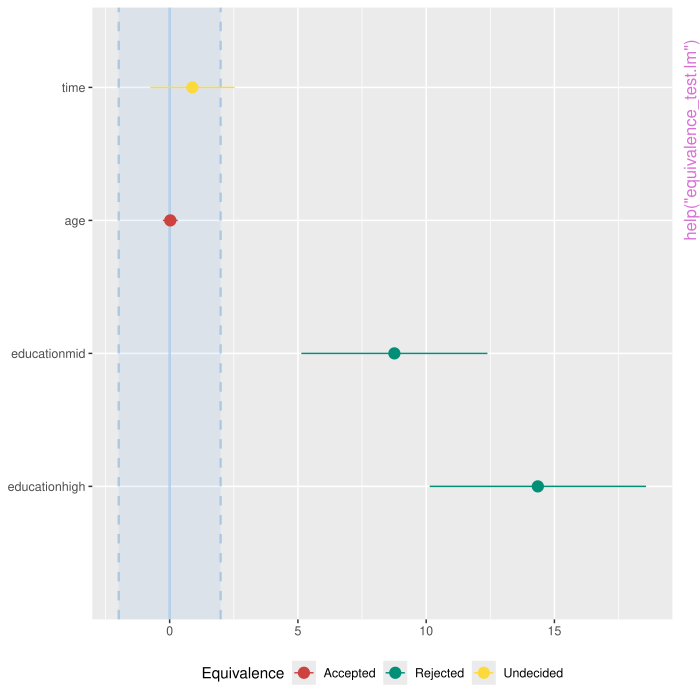

This figure's R source:
pkgname <- "parameters"
source(file.path(R.home("share"), "R", "examples-header.R"))
options(warn = 1)
library('parameters')

base::assign(".oldSearch", base::search(), pos = 'CheckExEnv')
base::assign(".old_wd", base::getwd(), pos = 'CheckExEnv')
cleanEx()
nameEx("bootstrap_model")
### * bootstrap_model

flush(stderr()); flush(stdout())

### Name: bootstrap_model
### Title: Model bootstrapping
### Aliases: bootstrap_model bootstrap_model.default

### ** Examples

## Don't show: 
if (require("boot", quietly = TRUE) && require("emmeans", quietly = TRUE)) withAutoprint({ # examplesIf
## End(Don't show)
## Don't show: 
}) # examplesIf
## End(Don't show)



cleanEx()
nameEx("bootstrap_parameters")
### * bootstrap_parameters

flush(stderr()); flush(stdout())

### Name: bootstrap_parameters
### Title: Parameters bootstrapping
### Aliases: bootstrap_parameters bootstrap_parameters.default

### ** Examples

## Don't show: 
if (require("boot", quietly = TRUE) && require("emmeans", quietly = TRUE)) withAutoprint({ # examplesIf
## End(Don't show)
## Don't show: 
}) # examplesIf
## End(Don't show)



cleanEx()
nameEx("ci.default")
### * ci.default

flush(stderr()); flush(stdout())

### Name: ci.default
### Title: Confidence Intervals (CI)
### Aliases: ci.default

### ** Examples

## Don't show: 
if (require("glmmTMB") && requireNamespace("sandwich")) withAutoprint({ # examplesIf
## End(Don't show)
data(qol_cancer)
model <- lm(QoL ~ time + age + education, data = qol_cancer)

# regular confidence intervals
ci(model)

# using heteroscedasticity-robust standard errors
ci(model, vcov = "HC3")

## Don't show: 
}) # examplesIf
## End(Don't show)



cleanEx()
nameEx("cluster_analysis")
### * cluster_analysis

flush(stderr()); flush(stdout())

### Name: cluster_analysis
### Title: Cluster Analysis
### Aliases: cluster_analysis

### ** Examples

set.seed(33)
# K-Means ====================================================
rez <- cluster_analysis(iris[1:4], n = 3, method = "kmeans")
rez # Show results
predict(rez) # Get clusters
summary(rez) # Extract the centers values (can use 'plot()' on that)
if (requireNamespace("MASS", quietly = TRUE)) {
  cluster_discrimination(rez) # Perform LDA
}

# Hierarchical k-means (more robust k-means)
if (require("factoextra", quietly = TRUE)) {
  rez <- cluster_analysis(iris[1:4], n = 3, method = "hkmeans")
  rez # Show results
  predict(rez) # Get clusters
}

# Hierarchical Clustering (hclust) ===========================
rez <- cluster_analysis(iris[1:4], n = 3, method = "hclust")
rez # Show results
predict(rez) # Get clusters

# K-Medoids (pam) ============================================
if (require("cluster", quietly = TRUE)) {
  rez <- cluster_analysis(iris[1:4], n = 3, method = "pam")
  rez # Show results
  predict(rez) # Get clusters
}

# PAM with automated number of clusters
if (require("fpc", quietly = TRUE)) {
  rez <- cluster_analysis(iris[1:4], method = "pamk")
  rez # Show results
  predict(rez) # Get clusters
}

# DBSCAN ====================================================
if (require("dbscan", quietly = TRUE)) {
  # Note that you can assimilate more outliers (cluster 0) to neighbouring
  # clusters by setting borderPoints = TRUE.
  rez <- cluster_analysis(iris[1:4], method = "dbscan", dbscan_eps = 1.45)
  rez # Show results
  predict(rez) # Get clusters
}

# Mixture ====================================================
if (require("mclust", quietly = TRUE)) {
  library(mclust) # Needs the package to be loaded
  rez <- cluster_analysis(iris[1:4], method = "mixture")
  rez # Show results
  predict(rez) # Get clusters
}



cleanEx()
nameEx("cluster_centers")
### * cluster_centers

flush(stderr()); flush(stdout())

### Name: cluster_centers
### Title: Find the cluster centers in your data
### Aliases: cluster_centers

### ** Examples

k <- kmeans(iris[1:4], 3)
cluster_centers(iris[1:4], clusters = k$cluster)
cluster_centers(iris[1:4], clusters = k$cluster, fun = median)



cleanEx()
nameEx("cluster_discrimination")
### * cluster_discrimination

flush(stderr()); flush(stdout())

### Name: cluster_discrimination
### Title: Compute a linear discriminant analysis on classified cluster
###   groups
### Aliases: cluster_discrimination

### ** Examples

## Don't show: 
if (requireNamespace("MASS", quietly = TRUE)) withAutoprint({ # examplesIf
## End(Don't show)
# Retrieve group classification from hierarchical cluster analysis
clustering <- cluster_analysis(iris[, 1:4], n = 3)

# Goodness of group classification
cluster_discrimination(clustering)
## Don't show: 
}) # examplesIf
## End(Don't show)



cleanEx()
nameEx("cluster_meta")
### * cluster_meta

flush(stderr()); flush(stdout())

### Name: cluster_meta
### Title: Metaclustering
### Aliases: cluster_meta

### ** Examples




cleanEx()
nameEx("cluster_performance")
### * cluster_performance

flush(stderr()); flush(stdout())

### Name: cluster_performance
### Title: Performance of clustering models
### Aliases: cluster_performance cluster_performance.hclust

### ** Examples

# kmeans
model <- kmeans(iris[1:4], 3)
cluster_performance(model)

# hclust
data <- iris[1:4]
model <- hclust(dist(data))
clusters <- cutree(model, 3)
cluster_performance(model, data, clusters)

# Retrieve performance from parameters
params <- model_parameters(kmeans(iris[1:4], 3))
cluster_performance(params)



cleanEx()
nameEx("compare_parameters")
### * compare_parameters

flush(stderr()); flush(stdout())

### Name: compare_parameters
### Title: Compare model parameters of multiple models
### Aliases: compare_parameters compare_models

### ** Examples

## Don't show: 
if (require("gt", quietly = TRUE)) withAutoprint({ # examplesIf
## End(Don't show)
data(iris)
lm1 <- lm(Sepal.Length ~ Species, data = iris)
lm2 <- lm(Sepal.Length ~ Species + Petal.Length, data = iris)
compare_parameters(lm1, lm2)

# custom style
compare_parameters(lm1, lm2, select = "{estimate}{stars} ({se})")


data(mtcars)
m1 <- lm(mpg ~ wt, data = mtcars)
m2 <- glm(vs ~ wt + cyl, data = mtcars, family = "binomial")
compare_parameters(m1, m2)
## Don't show: 
}) # examplesIf
## End(Don't show)



cleanEx()
nameEx("convert_efa_to_cfa")
### * convert_efa_to_cfa

flush(stderr()); flush(stdout())

### Name: convert_efa_to_cfa
### Title: Conversion between EFA results and CFA structure
### Aliases: convert_efa_to_cfa convert_efa_to_cfa.fa efa_to_cfa

### ** Examples

## Don't show: 
if (require("psych") && require("lavaan")) withAutoprint({ # examplesIf
## End(Don't show)
## Don't show: 
}) # examplesIf
## End(Don't show)



cleanEx()
nameEx("degrees_of_freedom")
### * degrees_of_freedom

flush(stderr()); flush(stdout())

### Name: degrees_of_freedom
### Title: Degrees of Freedom (DoF)
### Aliases: degrees_of_freedom dof

### ** Examples

## Don't show: 
if (require("lme4", quietly = TRUE)) withAutoprint({ # examplesIf
## End(Don't show)
model <- lm(Sepal.Length ~ Petal.Length * Species, data = iris)
dof(model)

model <- glm(vs ~ mpg * cyl, data = mtcars, family = "binomial")
dof(model)
## Don't show: 
}) # examplesIf
## End(Don't show)



cleanEx()
nameEx("display.parameters_model")
### * display.parameters_model

flush(stderr()); flush(stdout())

### Name: display.parameters_model
### Title: Print tables in different output formats
### Aliases: display.parameters_model

### ** Examples

## Don't show: 
if (require("gt", quietly = TRUE)) withAutoprint({ # examplesIf
## End(Don't show)
model <- lm(mpg ~ wt + cyl, data = mtcars)
mp <- model_parameters(model)
display(mp)

## Don't show: 
}) # examplesIf
## End(Don't show)
## Don't show: 
if (all(insight::check_if_installed(c("glmmTMB", "lme4", "tinytable"), quietly = TRUE))) withAutoprint({ # examplesIf
## End(Don't show)
## Don't show: 
}) # examplesIf
## End(Don't show)



cleanEx()
nameEx("dominance_analysis")
### * dominance_analysis

flush(stderr()); flush(stdout())

### Name: dominance_analysis
### Title: Dominance Analysis
### Aliases: dominance_analysis

### ** Examples

## Don't show: 
if (require("domir") && require("performance")) withAutoprint({ # examplesIf
## End(Don't show)
data(mtcars)

# Dominance Analysis with Logit Regression
model <- glm(vs ~ cyl + carb + mpg, data = mtcars, family = binomial())

performance::r2(model)
dominance_analysis(model)

# Dominance Analysis with Weighted Logit Regression
model_wt <- glm(vs ~ cyl + carb + mpg,
  data = mtcars,
  weights = wt, family = quasibinomial()
)

dominance_analysis(model_wt, quote_args = "weights")
## Don't show: 
}) # examplesIf
## End(Don't show)



cleanEx()
nameEx("equivalence_test.lm")
### * equivalence_test.lm

flush(stderr()); flush(stdout())

### Name: equivalence_test.lm
### Title: Equivalence test
### Aliases: equivalence_test.lm

### ** Examples

## Don't show: 
if (requireNamespace("sandwich")) withAutoprint({ # examplesIf
## End(Don't show)
data(qol_cancer)
model <- lm(QoL ~ time + age + education, data = qol_cancer)

# default rule
equivalence_test(model)

# using heteroscedasticity-robust standard errors
equivalence_test(model, vcov = "HC3")

# conditional equivalence test
equivalence_test(model, rule = "cet")

# plot method
if (require("see", quietly = TRUE)) {
  result <- equivalence_test(model)
  plot(result)
}
## Don't show: 
}) # examplesIf
## End(Don't show)



cleanEx()
nameEx("factor_scores")
### * factor_scores

flush(stderr()); flush(stdout())

### Name: factor_scores
### Title: Extract factor scores from Factor Analysis (EFA) or Omega
### Aliases: factor_scores

### ** Examples

## Don't show: 
if (insight::check_if_installed("psych", quietly = TRUE)) withAutoprint({ # examplesIf
## End(Don't show)
data(mtcars)
out <- factor_analysis(mtcars[, 1:7], n = 2)
head(factor_scores(out))
## Don't show: 
}) # examplesIf
## End(Don't show)



cleanEx()
nameEx("format_df_adjust")
### * format_df_adjust

flush(stderr()); flush(stdout())

### Name: format_df_adjust
### Title: Format the name of the degrees-of-freedom adjustment methods
### Aliases: format_df_adjust

### ** Examples

library(parameters)

format_df_adjust("kenward")
format_df_adjust("kenward", approx_string = "", dof_string = " DoF")



cleanEx()
nameEx("format_order")
### * format_order

flush(stderr()); flush(stdout())

### Name: format_order
### Title: Order (first, second, ...) formatting
### Aliases: format_order

### ** Examples

format_order(2)
format_order(8)
format_order(25, textual = FALSE)



cleanEx()
nameEx("format_p_adjust")
### * format_p_adjust

flush(stderr()); flush(stdout())

### Name: format_p_adjust
### Title: Format the name of the p-value adjustment methods
### Aliases: format_p_adjust

### ** Examples

library(parameters)

format_p_adjust("holm")
format_p_adjust("bonferroni")



cleanEx()
nameEx("format_parameters")
### * format_parameters

flush(stderr()); flush(stdout())

### Name: format_parameters
### Title: Parameter names formatting
### Aliases: format_parameters format_parameters.default

### ** Examples

model <- lm(Sepal.Length ~ Species * Sepal.Width, data = iris)
format_parameters(model)

model <- lm(Sepal.Length ~ Petal.Length + (Species / Sepal.Width), data = iris)
format_parameters(model)

model <- lm(Sepal.Length ~ Species + poly(Sepal.Width, 2), data = iris)
format_parameters(model)

model <- lm(Sepal.Length ~ Species + poly(Sepal.Width, 2, raw = TRUE), data = iris)
format_parameters(model)



cleanEx()
nameEx("get_scores")
### * get_scores

flush(stderr()); flush(stdout())

### Name: get_scores
### Title: Get Scores from Principal Component or Factor Analysis (PCA/FA)
### Aliases: get_scores

### ** Examples

## Don't show: 
if (insight::check_if_installed("psych", quietly = TRUE)) withAutoprint({ # examplesIf
## End(Don't show)
pca <- principal_components(mtcars[, 1:7], n = 2, rotation = "varimax")

# PCA extracted two components
pca

# assignment of items to each component
closest_component(pca)

# now we want to have sum scores for each component
get_scores(pca)

# compare to manually computed sum score for 2nd component, which
# consists of items "hp" and "qsec"
(mtcars$hp + mtcars$qsec) / 2
## Don't show: 
}) # examplesIf
## End(Don't show)



cleanEx()
nameEx("model_parameters.BFBayesFactor")
### * model_parameters.BFBayesFactor

flush(stderr()); flush(stdout())

### Name: model_parameters.BFBayesFactor
### Title: Parameters from BayesFactor objects
### Aliases: model_parameters.BFBayesFactor

### ** Examples

## Don't show: 
if (require("BayesFactor")) withAutoprint({ # examplesIf
## End(Don't show)
## Don't show: 
}) # examplesIf
## End(Don't show)



cleanEx()
nameEx("model_parameters.aov")
### * model_parameters.aov

flush(stderr()); flush(stdout())

### Name: model_parameters.aov
### Title: Parameters from ANOVAs
### Aliases: model_parameters.aov

### ** Examples

## Don't show: 
if (requireNamespace("effectsize", quietly = TRUE)) withAutoprint({ # examplesIf
## End(Don't show)
df <- iris
df$Sepal.Big <- ifelse(df$Sepal.Width >= 3, "Yes", "No")

model <- aov(Sepal.Length ~ Sepal.Big, data = df)
model_parameters(model)

model_parameters(model, es_type = c("omega", "eta"), ci = 0.9)

model <- anova(lm(Sepal.Length ~ Sepal.Big, data = df))
model_parameters(model)
model_parameters(
  model,
  es_type = c("omega", "eta", "epsilon"),
  alternative = "greater"
)

model <- aov(Sepal.Length ~ Sepal.Big + Error(Species), data = df)
model_parameters(model)
## Don't show: 
}) # examplesIf
## End(Don't show)
## Don't show: 
if (requireNamespace("lme4", quietly = TRUE) && requireNamespace("effectsize", quietly = TRUE)) withAutoprint({ # examplesIf
## End(Don't show)
## Don't show: 
}) # examplesIf
## End(Don't show)



cleanEx()
nameEx("model_parameters.befa")
### * model_parameters.befa

flush(stderr()); flush(stdout())

### Name: model_parameters.befa
### Title: Parameters from Bayesian Exploratory Factor Analysis
### Aliases: model_parameters.befa

### ** Examples

library(parameters)



cleanEx()
nameEx("model_parameters.brmsfit")
### * model_parameters.brmsfit

flush(stderr()); flush(stdout())

### Name: model_parameters.data.frame
### Title: Parameters from Bayesian Models
### Aliases: model_parameters.data.frame model_parameters.brmsfit

### ** Examples

## Don't show: 
if (require("rstanarm")) withAutoprint({ # examplesIf
## End(Don't show)
## Don't show: 
}) # examplesIf
## End(Don't show)



cleanEx()
nameEx("model_parameters.cgam")
### * model_parameters.cgam

flush(stderr()); flush(stdout())

### Name: model_parameters.cgam
### Title: Parameters from Generalized Additive (Mixed) Models
### Aliases: model_parameters.cgam

### ** Examples

library(parameters)
if (require("mgcv")) {
  dat <- gamSim(1, n = 400, dist = "normal", scale = 2)
  model <- gam(y ~ s(x0) + s(x1) + s(x2) + s(x3), data = dat)
  model_parameters(model)
}



cleanEx()
nameEx("model_parameters.compare.loo")
### * model_parameters.compare.loo

flush(stderr()); flush(stdout())

### Name: model_parameters.compare.loo
### Title: Bayesian Model Comparison
### Aliases: model_parameters.compare.loo

### ** Examples

## Don't show: 
if (all(insight::check_if_installed(c("brms", "RcppEigen", "BH"), quietly = TRUE))) withAutoprint({ # examplesIf
## End(Don't show)
## Don't show: 
}) # examplesIf
## End(Don't show)



cleanEx()
nameEx("model_parameters.default")
### * model_parameters.default

flush(stderr()); flush(stdout())

### Name: model_parameters.default
### Title: Parameters from (General) Linear Models
### Aliases: model_parameters.default

### ** Examples

## Don't show: 
if (require("boot", quietly = TRUE) && require("sandwich") && require("clubSandwich") && require("brglm2")) withAutoprint({ # examplesIf
## End(Don't show)
library(parameters)
model <- lm(mpg ~ wt + cyl, data = mtcars)

model_parameters(model)

# bootstrapped parameters
model_parameters(model, bootstrap = TRUE)

# standardized parameters
model_parameters(model, standardize = "refit")

# robust, heteroskedasticity-consistent standard errors
model_parameters(model, vcov = "HC3")

model_parameters(model,
  vcov = "vcovCL",
  vcov_args = list(cluster = mtcars$cyl)
)

# different p-value style in output
model_parameters(model, p_digits = 5)
model_parameters(model, digits = 3, ci_digits = 4, p_digits = "scientific")

# report S-value or probability of direction for parameters
model_parameters(model, s_value = TRUE)
model_parameters(model, pd = TRUE)

## Don't show: 
}) # examplesIf
## End(Don't show)



cleanEx()
nameEx("model_parameters.glht")
### * model_parameters.glht

flush(stderr()); flush(stdout())

### Name: model_parameters.glht
### Title: Parameters from Hypothesis Testing
### Aliases: model_parameters.glht

### ** Examples




cleanEx()
nameEx("model_parameters.glimML")
### * model_parameters.glimML

flush(stderr()); flush(stdout())

### Name: model_parameters.glimML
### Title: Parameters from special models
### Aliases: model_parameters.glimML

### ** Examples

library(parameters)
if (require("brglm2", quietly = TRUE)) {
  data("stemcell")
  model <- bracl(
    research ~ as.numeric(religion) + gender,
    weights = frequency,
    data = stemcell,
    type = "ML"
  )
  model_parameters(model)
}



cleanEx()
nameEx("model_parameters.glmmTMB")
### * model_parameters.glmmTMB

flush(stderr()); flush(stdout())

### Name: model_parameters.glmmTMB
### Title: Parameters from Mixed Models
### Aliases: model_parameters.glmmTMB

### ** Examples

## Don't show: 
if (require("lme4") && require("glmmTMB")) withAutoprint({ # examplesIf
## End(Don't show)
library(parameters)
data(mtcars)
model <- lme4::lmer(mpg ~ wt + (1 | gear), data = mtcars)
model_parameters(model)

## Don't show: 
}) # examplesIf
## End(Don't show)



cleanEx()
nameEx("model_parameters.hclust")
### * model_parameters.hclust

flush(stderr()); flush(stdout())

### Name: model_parameters.hclust
### Title: Parameters from Cluster Models (k-means, ...)
### Aliases: model_parameters.hclust

### ** Examples

## Don't show: 
if (all(insight::check_if_installed(c("dbscan", "cluster", "fpc"), quietly = TRUE))) withAutoprint({ # examplesIf
## End(Don't show)
## Don't show: 
}) # examplesIf
## End(Don't show)



cleanEx()
nameEx("model_parameters.htest")
### * model_parameters.htest

flush(stderr()); flush(stdout())

### Name: model_parameters.htest
### Title: Parameters from hypothesis tests
### Aliases: model_parameters.htest model_parameters.coeftest

### ** Examples


model <- cor.test(mtcars$mpg, mtcars$cyl, method = "pearson")
model_parameters(model)

model <- t.test(iris$Sepal.Width, iris$Sepal.Length)
model_parameters(model, es_type = "hedges_g")

model <- t.test(mtcars$mpg ~ mtcars$vs)
model_parameters(model, es_type = "hedges_g")

model <- t.test(iris$Sepal.Width, mu = 1)
model_parameters(model, es_type = "cohens_d")

data(airquality)
airquality$Month <- factor(airquality$Month, labels = month.abb[5:9])
model <- pairwise.t.test(airquality$Ozone, airquality$Month)
model_parameters(model)

smokers <- c(83, 90, 129, 70)
patients <- c(86, 93, 136, 82)
model <- suppressWarnings(pairwise.prop.test(smokers, patients))
model_parameters(model)

model <- suppressWarnings(chisq.test(table(mtcars$am, mtcars$cyl)))
model_parameters(model, es_type = "cramers_v")




cleanEx()
nameEx("model_parameters.mira")
### * model_parameters.mira

flush(stderr()); flush(stdout())

### Name: model_parameters.mira
### Title: Parameters from multiply imputed repeated analyses
### Aliases: model_parameters.mira

### ** Examples

## Don't show: 
if (require("mice", quietly = TRUE) && require("gee", quietly = TRUE)) withAutoprint({ # examplesIf
## End(Don't show)
library(parameters)
data(nhanes2, package = "mice")
imp <- mice::mice(nhanes2)
fit <- with(data = imp, exp = lm(bmi ~ age + hyp + chl))
model_parameters(fit)

# and it works with pooled results
data("nhanes2", package = "mice")
imp <- mice::mice(nhanes2)
fit <- with(data = imp, exp = lm(bmi ~ age + hyp + chl))
pooled <- mice::pool(fit)

model_parameters(pooled)
## Don't show: 
}) # examplesIf
## End(Don't show)



cleanEx()
nameEx("model_parameters.mlm")
### * model_parameters.mlm

flush(stderr()); flush(stdout())

### Name: model_parameters.mlm
### Title: Parameters from multinomial or cumulative link models
### Aliases: model_parameters.mlm

### ** Examples

## Don't show: 
if (require("brglm2", quietly = TRUE)) withAutoprint({ # examplesIf
## End(Don't show)
data("stemcell", package = "brglm2")
model <- brglm2::bracl(
  research ~ as.numeric(religion) + gender,
  weights = frequency,
  data = stemcell,
  type = "ML"
)
model_parameters(model)
## Don't show: 
}) # examplesIf
## End(Don't show)



cleanEx()
nameEx("model_parameters.principal")
### * model_parameters.principal

flush(stderr()); flush(stdout())

### Name: model_parameters.lavaan
### Title: Parameters from PCA, FA, CFA, SEM
### Aliases: model_parameters.lavaan model_parameters.principal

### ** Examples

## Don't show: 
if (all(insight::check_if_installed(c("psych", "lavaan"), quietly = TRUE))) withAutoprint({ # examplesIf
## End(Don't show)
library(parameters)


# lavaan -------------------------------------
# Confirmatory Factor Analysis (CFA) ---------

data(HolzingerSwineford1939, package = "lavaan")
structure <- " visual  =~ x1 + x2 + x3
               textual =~ x4 + x5 + x6
               speed   =~ x7 + x8 + x9 "
model <- lavaan::cfa(structure, data = HolzingerSwineford1939)
model_parameters(model)
model_parameters(model, standardize = TRUE)

# filter parameters
model_parameters(
  model,
  parameters = list(
    To = "^(?!visual)",
    From = "^(?!(x7|x8))"
  )
)

# Structural Equation Model (SEM) ------------

data(PoliticalDemocracy, package = "lavaan")
structure <- "
  # latent variable definitions
    ind60 =~ x1 + x2 + x3
    dem60 =~ y1 + a*y2 + b*y3 + c*y4
    dem65 =~ y5 + a*y6 + b*y7 + c*y8
  # regressions
    dem60 ~ ind60
    dem65 ~ ind60 + dem60
  # residual correlations
    y1 ~~ y5
    y2 ~~ y4 + y6
    y3 ~~ y7
    y4 ~~ y8
    y6 ~~ y8
"
model <- lavaan::sem(structure, data = PoliticalDemocracy)
model_parameters(model)
model_parameters(model, standardize = TRUE)
## Don't show: 
}) # examplesIf
## End(Don't show)



cleanEx()
nameEx("model_parameters.rma")
### * model_parameters.rma

flush(stderr()); flush(stdout())

### Name: model_parameters.rma
### Title: Parameters from Meta-Analysis
### Aliases: model_parameters.rma

### ** Examples

library(parameters)
mydat <<- data.frame(
  effectsize = c(-0.393, 0.675, 0.282, -1.398),
  stderr = c(0.317, 0.317, 0.13, 0.36)
)
if (require("metafor", quietly = TRUE)) {
  model <- rma(yi = effectsize, sei = stderr, method = "REML", data = mydat)
  model_parameters(model)
}




cleanEx()
nameEx("model_parameters.t1way")
### * model_parameters.t1way

flush(stderr()); flush(stdout())

### Name: model_parameters.t1way
### Title: Parameters from robust statistical objects in 'WRS2'
### Aliases: model_parameters.t1way

### ** Examples

if (require("WRS2") && packageVersion("WRS2") >= "1.1.3") {
  model <- t1way(libido ~ dose, data = viagra)
  model_parameters(model)
}



cleanEx()
nameEx("model_parameters.zcpglm")
### * model_parameters.zcpglm

flush(stderr()); flush(stdout())

### Name: model_parameters.zcpglm
### Title: Parameters from Zero-Inflated Models
### Aliases: model_parameters.zcpglm

### ** Examples

## Don't show: 
if (require("pscl")) withAutoprint({ # examplesIf
## End(Don't show)
data("bioChemists", package = "pscl")
model <- pscl::zeroinfl(
  art ~ fem + mar + kid5 + ment | kid5 + phd,
  data = bioChemists
)
model_parameters(model)
## Don't show: 
}) # examplesIf
## End(Don't show)



cleanEx()
nameEx("n_clusters")
### * n_clusters

flush(stderr()); flush(stdout())

### Name: n_clusters
### Title: Find number of clusters in your data
### Aliases: n_clusters n_clusters_elbow n_clusters_gap
###   n_clusters_silhouette n_clusters_dbscan n_clusters_hclust

### ** Examples

## Don't show: 
if (require("see", quietly = TRUE) && require("factoextra", quietly = TRUE)) withAutoprint({ # examplesIf
## End(Don't show)
## Don't show: 
}) # examplesIf
## End(Don't show)



cleanEx()
nameEx("n_factors")
### * n_factors

flush(stderr()); flush(stdout())

### Name: n_factors
### Title: Number of components/factors to retain in PCA/FA
### Aliases: n_factors n_components

### ** Examples

## Don't show: 
if (require("PCDimension", quietly = TRUE) && require("nFactors", quietly = TRUE) && require("EGAnet", quietly = TRUE) && require("psych", quietly = TRUE)) withAutoprint({ # examplesIf
## End(Don't show)
library(parameters)
n_factors(mtcars, type = "PCA")

result <- n_factors(mtcars[1:5], type = "FA")
as.data.frame(result)
summary(result)
## Don't show: 
}) # examplesIf
## End(Don't show)



cleanEx()
nameEx("p_calibrate")
### * p_calibrate

flush(stderr()); flush(stdout())

### Name: p_calibrate
### Title: Calculate calibrated p-values.
### Aliases: p_calibrate p_calibrate.default

### ** Examples

model <- lm(mpg ~ wt + as.factor(gear) + am, data = mtcars)
p_calibrate(model, verbose = FALSE)



cleanEx()
nameEx("p_direction.lm")
### * p_direction.lm

flush(stderr()); flush(stdout())

### Name: p_direction.lm
### Title: Probability of Direction (pd)
### Aliases: p_direction.lm

### ** Examples

## Don't show: 
if (requireNamespace("bayestestR") && require("see", quietly = TRUE) && requireNamespace("sandwich")) withAutoprint({ # examplesIf
## End(Don't show)
data(qol_cancer)
model <- lm(QoL ~ time + age + education, data = qol_cancer)
p_direction(model)

# based on heteroscedasticity-robust standard errors
p_direction(model, vcov = "HC3")

result <- p_direction(model)
plot(result)
## Don't show: 
}) # examplesIf
## End(Don't show)



cleanEx()
nameEx("p_function")
### * p_function

flush(stderr()); flush(stdout())

### Name: p_function
### Title: p-value or consonance function
### Aliases: p_function consonance_function confidence_curve
###   format.parameters_p_function print.parameters_p_function
###   print_html.parameters_p_function

### ** Examples

## Don't show: 
if (requireNamespace("see")) withAutoprint({ # examplesIf
## End(Don't show)
model <- lm(Sepal.Length ~ Species, data = iris)
p_function(model)

model <- lm(mpg ~ wt + as.factor(gear) + am, data = mtcars)
result <- p_function(model)

# single panels
plot(result, n_columns = 2)

# integrated plot, the default
plot(result)
## Don't show: 
}) # examplesIf
## End(Don't show)



cleanEx()
nameEx("p_significance.lm")
### * p_significance.lm

flush(stderr()); flush(stdout())

### Name: p_significance.lm
### Title: Practical Significance (ps)
### Aliases: p_significance.lm

### ** Examples

## Don't show: 
if (requireNamespace("bayestestR") && packageVersion("bayestestR") > "0.14.0" && requireNamespace("sandwich")) withAutoprint({ # examplesIf
## End(Don't show)
data(qol_cancer)
model <- lm(QoL ~ time + age + education, data = qol_cancer)

p_significance(model)
p_significance(model, threshold = c(-0.5, 1.5))

# based on heteroscedasticity-robust standard errors
p_significance(model, vcov = "HC3")

if (require("see", quietly = TRUE)) {
  result <- p_significance(model)
  plot(result)
}
## Don't show: 
}) # examplesIf
## End(Don't show)



cleanEx()
nameEx("p_value")
### * p_value

flush(stderr()); flush(stdout())

### Name: p_value
### Title: p-values
### Aliases: p_value p_value.default p_value.emmGrid

### ** Examples

## Don't show: 
if (require("pscl", quietly = TRUE)) withAutoprint({ # examplesIf
## End(Don't show)
data(iris)
model <- lm(Petal.Length ~ Sepal.Length + Species, data = iris)
p_value(model)

data("bioChemists", package = "pscl")
model <- pscl::zeroinfl(
  art ~ fem + mar + kid5 | kid5 + phd,
  data = bioChemists
)
p_value(model)
p_value(model, component = "zi")
## Don't show: 
}) # examplesIf
## End(Don't show)



cleanEx()
nameEx("p_value_betwithin")
### * p_value_betwithin

flush(stderr()); flush(stdout())

### Name: ci_betwithin
### Title: Between-within approximation for SEs, CIs and p-values
### Aliases: ci_betwithin dof_betwithin p_value_betwithin

### ** Examples




cleanEx()
nameEx("p_value_kenward")
### * p_value_kenward

flush(stderr()); flush(stdout())

### Name: ci_kenward
### Title: Kenward-Roger approximation for SEs, CIs and p-values
### Aliases: ci_kenward dof_kenward p_value_kenward se_kenward

### ** Examples




cleanEx()
nameEx("p_value_ml1")
### * p_value_ml1

flush(stderr()); flush(stdout())

### Name: ci_ml1
### Title: "m-l-1" approximation for SEs, CIs and p-values
### Aliases: ci_ml1 dof_ml1 p_value_ml1

### ** Examples




cleanEx()
nameEx("p_value_satterthwaite")
### * p_value_satterthwaite

flush(stderr()); flush(stdout())

### Name: ci_satterthwaite
### Title: Satterthwaite approximation for SEs, CIs and p-values
### Aliases: ci_satterthwaite dof_satterthwaite p_value_satterthwaite
###   se_satterthwaite

### ** Examples




cleanEx()
nameEx("parameters_type")
### * parameters_type

flush(stderr()); flush(stdout())

### Name: parameters_type
### Title: Type of model parameters
### Aliases: parameters_type

### ** Examples

library(parameters)

model <- lm(Sepal.Length ~ Petal.Length + Species, data = iris)
parameters_type(model)

model <- lm(Sepal.Length ~ Species + poly(Sepal.Width, 2), data = iris)
parameters_type(model)

model <- lm(Sepal.Length ~ Species + poly(Sepal.Width, 2, raw = TRUE), data = iris)
parameters_type(model)

# Interactions
model <- lm(Sepal.Length ~ Sepal.Width * Species, data = iris)
parameters_type(model)

model <- lm(Sepal.Length ~ Sepal.Width * Species * Petal.Length, data = iris)
parameters_type(model)

model <- lm(Sepal.Length ~ Species * Sepal.Width, data = iris)
parameters_type(model)

model <- lm(Sepal.Length ~ Species / Sepal.Width, data = iris)
parameters_type(model)


# Complex interactions
data <- iris
data$fac2 <- ifelse(data$Sepal.Width > mean(data$Sepal.Width), "A", "B")
model <- lm(Sepal.Length ~ Species / fac2 / Petal.Length, data = data)
parameters_type(model)

model <- lm(Sepal.Length ~ Species / fac2 * Petal.Length, data = data)
parameters_type(model)



cleanEx()
nameEx("pool_parameters")
### * pool_parameters

flush(stderr()); flush(stdout())

### Name: pool_parameters
### Title: Pool Model Parameters
### Aliases: pool_parameters

### ** Examples

## Don't show: 
if (require("mice") && require("datawizard")) withAutoprint({ # examplesIf
## End(Don't show)
# example for multiple imputed datasets
data("nhanes2", package = "mice")
imp <- mice::mice(nhanes2, printFlag = FALSE)
models <- lapply(1:5, function(i) {
  lm(bmi ~ age + hyp + chl, data = mice::complete(imp, action = i))
})
pool_parameters(models)

# should be identical to:
m <- with(data = imp, exp = lm(bmi ~ age + hyp + chl))
summary(mice::pool(m))

# For glm, mice used residual df, while `pool_parameters()` uses `Inf`
nhanes2$hyp <- datawizard::slide(as.numeric(nhanes2$hyp))
imp <- mice::mice(nhanes2, printFlag = FALSE)
models <- lapply(1:5, function(i) {
  glm(hyp ~ age + chl, family = binomial, data = mice::complete(imp, action = i))
})
m <- with(data = imp, exp = glm(hyp ~ age + chl, family = binomial))
# residual df
summary(mice::pool(m))$df
# df = Inf
pool_parameters(models)$df_error
# use residual df instead
pool_parameters(models, ci_method = "residual")$df_error
## Don't show: 
}) # examplesIf
## End(Don't show)



cleanEx()
nameEx("principal_components")
### * principal_components

flush(stderr()); flush(stdout())

### Name: factor_analysis
### Title: Principal Component Analysis (PCA) and Factor Analysis (FA)
### Aliases: factor_analysis factor_analysis.data.frame
###   factor_analysis.matrix principal_components rotated_data
###   principal_components.data.frame print_html.parameters_efa
###   predict.parameters_efa print.parameters_efa sort.parameters_efa
###   closest_component

### ** Examples

## Don't show: 
if (require("nFactors", quietly = TRUE) && require("sparsepca", quietly = TRUE) && require("psych", quietly = TRUE)) withAutoprint({ # examplesIf
## End(Don't show)
library(parameters)


# Factor Analysis (FA) ------------------------

factor_analysis(mtcars[, 1:7], n = "all", threshold = 0.2, rotation = "Promax")
factor_analysis(mtcars[, 1:7], n = 2, threshold = "max", sort = TRUE)
factor_analysis(mtcars[, 1:7], n = 2, rotation = "none", threshold = 2, sort = TRUE)

efa <- factor_analysis(mtcars[, 1:5], n = 2)
summary(efa)
predict(efa, verbose = FALSE)

## Don't show: 
}) # examplesIf
## End(Don't show)



cleanEx()
nameEx("print.compare_parameters")
### * print.compare_parameters

flush(stderr()); flush(stdout())

### Name: format.compare_parameters
### Title: Print comparisons of model parameters
### Aliases: format.compare_parameters print.compare_parameters
###   print_html.compare_parameters print_md.compare_parameters

### ** Examples

## Don't show: 
if (require("gt", quietly = TRUE)) withAutoprint({ # examplesIf
## End(Don't show)
## Don't show: 
}) # examplesIf
## End(Don't show)



cleanEx()
nameEx("print.parameters_model")
### * print.parameters_model

flush(stderr()); flush(stdout())

### Name: format.parameters_model
### Title: Print model parameters
### Aliases: format.parameters_model print.parameters_model
###   summary.parameters_model print_html.parameters_model
###   print_md.parameters_model

### ** Examples

## Don't show: 
if (require("gt", quietly = TRUE) && require("glmmTMB", quietly = TRUE)) withAutoprint({ # examplesIf
## End(Don't show)


# custom column layouts ------

data(iris)
lm1 <- lm(Sepal.Length ~ Species, data = iris)
lm2 <- lm(Sepal.Length ~ Species + Petal.Length, data = iris)

# custom style
result <- compare_parameters(lm1, lm2, select = "{estimate}{stars} ({se})")
print(result)

## Don't show: 
}) # examplesIf
## End(Don't show)



cleanEx()
nameEx("random_parameters")
### * random_parameters

flush(stderr()); flush(stdout())

### Name: random_parameters
### Title: Summary information from random effects
### Aliases: random_parameters

### ** Examples

if (require("lme4")) {
  data(sleepstudy)
  model <- lmer(Reaction ~ Days + (1 + Days | Subject), data = sleepstudy)
  random_parameters(model)
}



cleanEx()
nameEx("reduce_parameters")
### * reduce_parameters

flush(stderr()); flush(stdout())

### Name: reduce_parameters
### Title: Dimensionality reduction (DR) / Features Reduction
### Aliases: reduce_parameters reduce_data

### ** Examples

data(iris)
model <- lm(Sepal.Width ~ Species * Sepal.Length + Petal.Width, data = iris)
model
reduce_parameters(model)

out <- reduce_data(iris, method = "PCA", n = "max")
head(out)



cleanEx()
nameEx("reshape_loadings")
### * reshape_loadings

flush(stderr()); flush(stdout())

### Name: reshape_loadings
### Title: Reshape loadings between wide/long formats
### Aliases: reshape_loadings reshape_loadings.parameters_efa
###   reshape_loadings.data.frame

### ** Examples

if (require("psych")) {
  pca <- model_parameters(psych::fa(attitude, nfactors = 3))
  loadings <- reshape_loadings(pca)

  loadings
  reshape_loadings(loadings)
}



cleanEx()
nameEx("select_parameters")
### * select_parameters

flush(stderr()); flush(stdout())

### Name: select_parameters
### Title: Automated selection of model parameters
### Aliases: select_parameters select_parameters.lm
###   select_parameters.merMod

### ** Examples

## Don't show: 
if (requireNamespace("lme4")) withAutoprint({ # examplesIf
## End(Don't show)
model <- lm(mpg ~ ., data = mtcars)
select_parameters(model)

model <- lm(mpg ~ cyl * disp * hp * wt, data = mtcars)
select_parameters(model)
## Don't show: 
}) # examplesIf
## End(Don't show)



cleanEx()
nameEx("simulate_model")
### * simulate_model

flush(stderr()); flush(stdout())

### Name: simulate_model
### Title: Simulated draws from model coefficients
### Aliases: simulate_model simulate_model.default

### ** Examples

model <- lm(Sepal.Length ~ Species * Petal.Width + Petal.Length, data = iris)
head(simulate_model(model))



cleanEx()
nameEx("simulate_parameters")
### * simulate_parameters

flush(stderr()); flush(stdout())

### Name: simulate_parameters
### Title: Simulate Model Parameters
### Aliases: simulate_parameters simulate_parameters.default

### ** Examples

model <- lm(Sepal.Length ~ Species * Petal.Width + Petal.Length, data = iris)
simulate_parameters(model)




cleanEx()
nameEx("sort_parameters")
### * sort_parameters

flush(stderr()); flush(stdout())

### Name: sort_parameters
### Title: Sort parameters by coefficient values
### Aliases: sort_parameters sort_parameters.default

### ** Examples

# creating object to sort (can also be a regular data frame)
mod <- model_parameters(stats::lm(wt ~ am * cyl, data = mtcars))

# original output
mod

# sorted outputs
sort_parameters(mod, sort = "ascending")
sort_parameters(mod, sort = "descending")




cleanEx()
nameEx("standard_error")
### * standard_error

flush(stderr()); flush(stdout())

### Name: standard_error
### Title: Standard Errors
### Aliases: standard_error standard_error.default standard_error.factor

### ** Examples

## Don't show: 
if (require("sandwich") && require("clubSandwich")) withAutoprint({ # examplesIf
## End(Don't show)
model <- lm(Petal.Length ~ Sepal.Length * Species, data = iris)
standard_error(model)

# robust standard errors
standard_error(model, vcov = "HC3")

# cluster-robust standard errors
standard_error(model,
  vcov = "vcovCL",
  vcov_args = list(cluster = iris$Species)
)
## Don't show: 
}) # examplesIf
## End(Don't show)



cleanEx()
nameEx("standardize_info")
### * standardize_info

flush(stderr()); flush(stdout())

### Name: standardize_info
### Title: Get Standardization Information
### Aliases: standardize_info standardise_info standardize_info.default

### ** Examples

## Don't show: 
if (insight::check_if_installed("datawizard", quietly = TRUE)) withAutoprint({ # examplesIf
## End(Don't show)
model <- lm(mpg ~ ., data = mtcars)
standardize_info(model)
standardize_info(model, robust = TRUE)
standardize_info(model, two_sd = TRUE)
## Don't show: 
}) # examplesIf
## End(Don't show)



cleanEx()
nameEx("standardize_parameters")
### * standardize_parameters

flush(stderr()); flush(stdout())

### Name: standardize_parameters
### Title: Parameters standardization
### Aliases: standardize_parameters standardise_parameters
###   standardize_posteriors standardise_posteriors

### ** Examples

model <- lm(len ~ supp * dose, data = ToothGrowth)
standardize_parameters(model, method = "refit")

## Don't show: 
if (require("lme4", quietly = TRUE)) withAutoprint({ # examplesIf
## End(Don't show)
## Don't show: 
}) # examplesIf
## End(Don't show)
## Don't show: 
if (require("rstanarm", quietly = TRUE)) withAutoprint({ # examplesIf
## End(Don't show)
## Don't show: 
}) # examplesIf
## End(Don't show)



### * <FOOTER>
###
cleanEx()
options(digits = 7L)
base::cat("Time elapsed: ", proc.time() - base::get("ptime", pos = 'CheckExEnv'),"\n")
grDevices::dev.off()
###
### Local variables: ***
### mode: outline-minor ***
### outline-regexp: "\\(> \\)?### [*]+" ***
### End: ***
quit('no')
